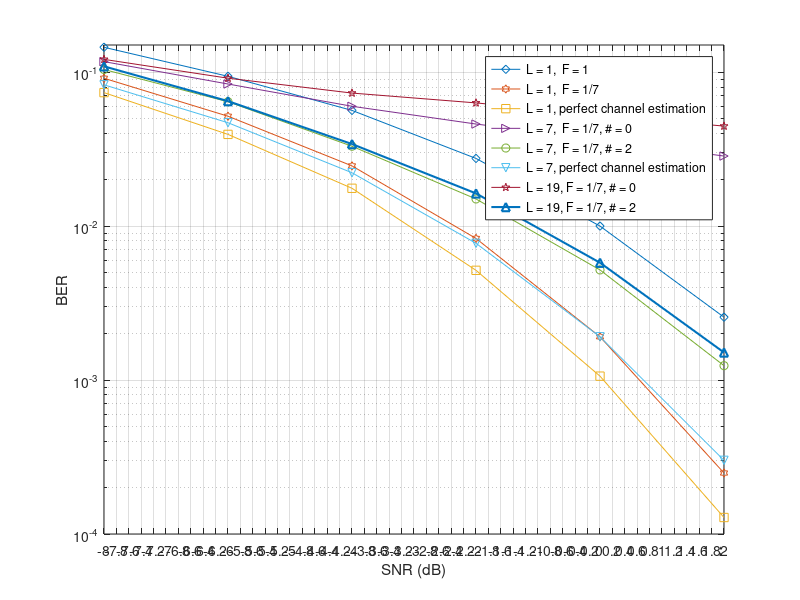

Source code (MATLAB):
% Warning, obsolete
antennas = [20, 40, 60, 80, 100];
free = [-78.6, -79.3, -79.9, -80.4, -80.9];
other2 = [-70.5, -72.3, -73.5, -74.3, -75.1] - 3.5;
other3 = [-62.1, -64.4, -66.2, -67.3, -68.1] - 6.7;
self2 = [-77.51, -78.59, -79.65, -80.31, -80.81] + 0.4;
self3 = [-76.23, -77.74, -78.98, -79.74, -80.42] + 0.4;
plot(antennas, free, '^-', antennas, other2, '-o', antennas, other3, '-s', antennas, self2, '-d', antennas, self3, '-v', 'LineWidth', 1.5);
legend('Interference free scenario', 'User section, L = 2', 'User section, L = 3', 'Cell-wise greedy assignment, L = 2', 'Cell-wise greedy assignment, L = 3');
xlabel('Number of antennas (K = M)');
ylabel('Estimation error (dB)');
axis([20, 100, -81, -60]);
grid on;



dB = -10 : 2 : 4;
% L = 1, M = K = 100, perfect channel estimation
mmselimit = [5.0e-2, 3.1e-2, 1.7e-2, 8.7e-3, 3.9e-3, 1.6e-3, 5.6e-4, 1.7e-4];
zflimit   = [0.38, 0.359, 0.332, 0.298, 0.252, 0.206, 0.165, 0.139];
% L = 2, M = K = 100, perfect channel estimation
%cell2Iter0Perf   = [6.61e-2, 4.99e-2, 3.63e-2, 2.75e-2, 2.13e-2, 1.71e-2, 1.44e-2, 1.33e-2];
cell2Iter0Perf   = [8.12e-2, 6.85e-2, 5.91e-2, 5.80e-2, 6.10e-2, 6.77e-2, 8.16e-2, 9.78e-2];
cell2Iter1Perf   = [5.71e-2, 3.73e-2, 2.30e-2, 1.38e-2, 7.58e-3, 4.38e-3, 2.44e-3, 1.41e-3];
cell2Iter2Perf   = [5.67e-2, 3.82e-2, 2.28e-2, 1.31e-2, 7.03e-3, 3.55e-3, 1.71e-3, 8.49e-4];
semilogy(dB, mmselimit, '-^', dB, zflimit, '-s', ...
        dB, cell2Iter0Perf, '-d', dB, cell2Iter1Perf, '-*', dB, cell2Iter2Perf, '-h', 'LineWidth', 1.5);
legend('Interference free scenario, MMSE', 'Interference free scenario, ZF', ...
       'Perfect estimation, #0', 'Perfect estimation, #1', 'Perfect estimation, #2');
set(gca, 'XTick', -10 : 2 : 4);
xlabel('SNR (dB)');
ylabel('BER');
axis([-10, 4, 1e-4, 1]);
grid on;


% L = 7, M = 100
% users = 76 : 4 : 100; % perfect channel estimation
users = 76 : 4 : 100; % imperfect channel estimation
Iter0M4 = [3.09e-2, 3.90e-2, 4.52e-2, 5.43e-2, 6.33e-2, 7.06e-2, 7.84e-2];
Iter1M4 = [4.79e-3, 7.42e-3, 1.19e-2, 1.75e-2, 2.40e-2, 3.13e-2, 3.78e-2];
Iter2M4 = [2.18e-3, 4.29e-3, 7.63e-3, 1.21e-2, 1.77e-2, 2.50e-2, 3.20e-2];
Iter0M0 = [2.23e-2, 3.00e-2, 3.78e-2, 4.58e-2, 5.36e-2, 6.16e-2, 7.06e-2];
Iter0M1 = [7.76e-4, 1.97e-3, 4.05e-3, 8.06e-3, 1.29e-2, 1.90e-2, 2.66e-2];
Iter0M2 = [1.13e-4, 3.95e-4, 1.26e-3, 3.34e-3, 7.08e-3, 1.26e-2, 1.96e-2];
semilogy(users, Iter0M4, '-^', users, Iter1M4, '-s', users, Iter2M4, '-d', users, Iter0M0, '-o', users, Iter0M1, '-v', users, Iter0M2, '-*', 'LineWidth', 1.5);
legend('SNR=0dB, #0', 'SNR=0dB, #1', 'SNR=0dB, #2', 'SNR=4dB, #0', 'SNR=4dB, #1', 'SNR=4dB, #2');
set(gca, 'XTick', 76 : 4 : 100);
%set(gca,'XTickLabel', {'76', '80', '84', '88', '92', '96', '100'});
xlabel('Number of Users (K)');
ylabel('BER');
axis([76, 100, 1e-4, 1e-1]);
grid on;


% Warning, obsolete
% SNR = 0dB,
users = 20 : 10 : 100;
free   = [-13.22, -14.91, -16.13, -17.08, -17.85, -18.51, -19.08, -19.59, -20.04];
cell2  = [-10.50, -11.24, -11.64, -11.91, -12.12, -12.31, -12.39, -12.43, -12.48];
cell3  = [ -8.99,  -9.53,  -9.77,  -9.93, -10.14, -10.20, -10.25, -10.33, -10.35];
%ocell2 = [-10.50, -11.15, -11.56, -11.88, -11.99, -12.23, -12.32, -12.40, -12.51] + 0.3;
%ocell3 = [ -8.94,  -9.32,  -9.70,  -9.99, -10.18, -10.25, -10.27, -10.35, -10.36] + 0.5;
crocell2est = [-15.14, -15.29, -15.48, -15.55, -15.56, -15.64, -15.66, -15.69, -15.76];
crocell = ones(1, 9) * -11.96;
%plot(users, free, '-^', users, cell2, '-d', users, cell3, '-s', users, crocell2est, '-v', users, crocell, 'LineWidth', 1.5);
plot(users, cell2, '-d', users, cell3, '-s', users, crocell2est, '-v', users, crocell, 'LineWidth', 1.5);
legend('Interference free scenario', 'L=2', 'L=3');
xlabel('Number of Users (K)');
ylabel('Mean Estimation Error (dB)');
grid on;


% K = 30, M = 40
dB = [-8 : 2 : 2];
oneCellImpR1= [1.01e-1, 6.30e-2, 3.48e-2, 1.53e-2, 5.42e-3, 1.21e-3];
oneCellImpR2= [7.89e-2, 4.59e-2, 2.21e-2, 8.30e-3, 2.24e-3, 4.07e-4];
oneCellImpR3= [6.91e-2, 3.81e-2, 1.78e-2, 6.78e-3, 1.56e-3, 2.61e-4];
oneCellImp  = [7.81e-2, 4.50e-2, 2.19e-2, 8.39e-3, 2.44e-3, 3.55e-4];
twoCellImp0 = [7.98e-2, 5.52e-2, 3.71e-2, 2.69e-2, 2.03e-2, 1.64e-2]; % L = 2, F = 1/2, # = 0
twoCellImp1 = [6.87e-2, 3.99e-2, 1.94e-2, 8.43e-3, 2.46e-3, 4.88e-4]; % L = 2, F = 1/2, # = 1
thrCellImp0 = [9.54e-2, 7.28e-2, 5.86e-2, 5.12e-2, 4.53e-2, 4.49e-2]; % L = 3, F = 1/3, # = 0
thrCellImp1 = [7.36e-2, 4.43e-2, 2.40e-2, 1.05e-2, 4.42e-3, 1.21e-3]; % L = 3, F = 1/3, # = 1
thrCellImp2 = [7.39e-2, 4.57e-2, 2.37e-2, 1.07e-2, 3.66e-3, 9.78e-4]; % L = 3, F = 1/3, # = 2
forCellImp0 = [9.75e-2, 8.41e-2, 6.89e-2, 6.30e-2, 6.29e-2, 6.29e-2]; % L = 4, F = 1/4, # = 0
forCellImp2 = [7.37e-2, 4.77e-2, 2.53e-2, 1.19e-2, 4.40e-3, 1.32e-3]; % L = 4, F = 1/4, # = 2
semilogy(dB, oneCellImpR1, '-d', dB, oneCellImpR2, '-h', ...
         dB, twoCellImp0,  '-s', dB, twoCellImp1,  '->', ...
         dB, thrCellImp0,  '-o', dB, thrCellImp2,  '-v', ...
         dB, forCellImp0,  '-p', dB, forCellImp2,  '-^', 'LineWidth', 1.5);
legend('L = 1, F = 1', 'L = 1, F = 1/2', ...
       'L = 2, F = 1/2, # = 0', 'L = 2, F = 1/2, # = 1', ...
       'L = 3, F = 1/3, # = 0', 'L = 3, F = 1/3, # = 2', ...
       'L = 4, F = 1/4, # = 0', 'L = 4, F = 1/4, # = 2');
set(gca, 'XTick', -8 : 2 : 2);
xlabel('SNR (dB)');
ylabel('BER');
axis([-8 2 1e-4 1.1e-1]);
grid on;


% M = 40, K = 30
dB = [-8 : 2 : 2];
oneCellImpM40K30 = [7.81e-2, 4.50e-2, 2.19e-2, 8.39e-3, 2.44e-3, 3.55e-4];
fourCellImp0R3   = [1.07e-1, 8.88e-2, 7.32e-2, 6.30e-2, 6.12e-2, 5.95e-2];
fourCellImp2R3   = [7.92e-2, 5.08e-2, 2.80e-2, 1.37e-2, 5.53e-3, 1.64e-3];
% M = 20, K = 10
oneCellImpM20R1  = [1.45e-1, 9.39e-2, 5.64e-2, 2.75e-2, 1.00e-2, 2.56e-3];
oneCellImpM20K10 = [9.12e-2, 5.17e-2, 2.46e-2, 8.31e-3, 1.91e-3, 2.49e-4];
oneCellPerM20K10 = [7.36e-2, 3.94e-2, 1.76e-2, 5.16e-3, 1.06e-3, 1.28e-4];

s7CellImp0R7     = [1.17e-1, 8.37e-2, 6.00e-2, 4.60e-2, 3.65e-2, 2.85e-2];
s7CellImp2R7     = [1.04e-1, 6.42e-2, 3.30e-2, 1.50e-2, 5.19e-3, 1.24e-3];
s7CellPerImp2    = [8.27e-2, 4.69e-2, 2.22e-2, 7.73e-3, 1.91e-3, 3.01e-4];

n19CellImp0R7    = [1.21e-1, 9.13e-2, 7.31e-2, 6.31e-2, 5.27e-2, 4.46e-2];
n19CellImp2R7    = [1.09e-1, 6.48e-2, 3.41e-2, 1.63e-2, 5.78e-3, 1.51e-3];
semilogy(dB, oneCellImpM20R1, '-d', dB, oneCellImpM20K10, '-h', dB, oneCellPerM20K10, '-s', ...
         dB, s7CellImp0R7, '->', dB, s7CellImp2R7, '-o', dB, s7CellPerImp2, '-v', ...
         dB, n19CellImp0R7, '-p', dB, n19CellImp2R7, '-^', 'LineWidth', 1.5);
legend('L = 1,  F = 1', 'L = 1,  F = 1/7', 'L = 1, perfect channel estimation', ...
       'L = 7,  F = 1/7, # = 0', 'L = 7,  F = 1/7, # = 2', 'L = 7, perfect channel estimation', ...
       'L = 19, F = 1/7, # = 0', 'L = 19, F = 1/7, # = 2');
set(gca, 'XTick', -8 : 0.2 : 2);
xlabel('SNR (dB)');
ylabel('BER');
axis([-8 2 1e-4 1.5e-1]);
grid on;



